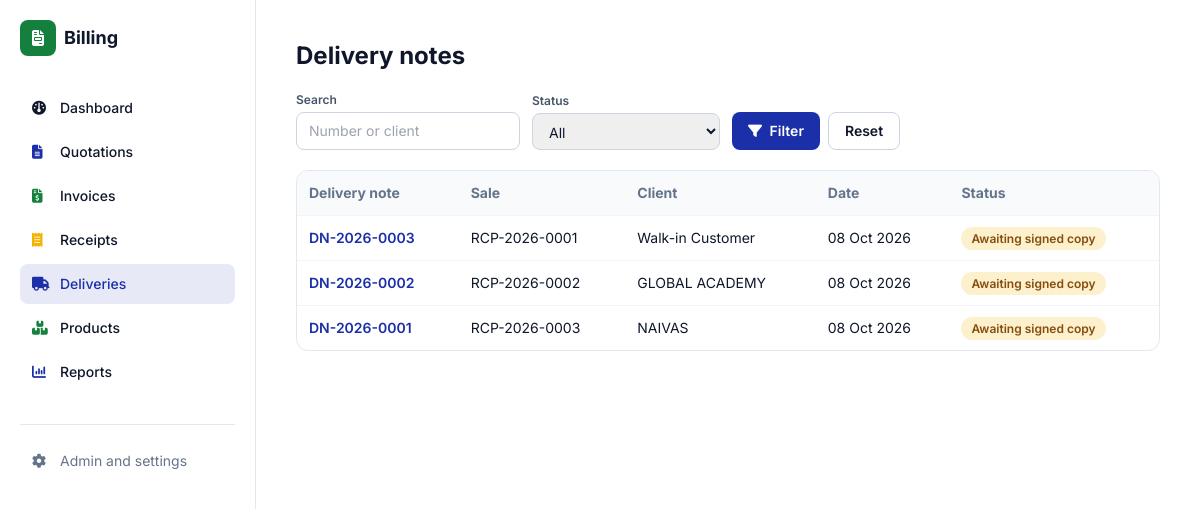
Before: /deliveries/ (signed in) with the older database file.
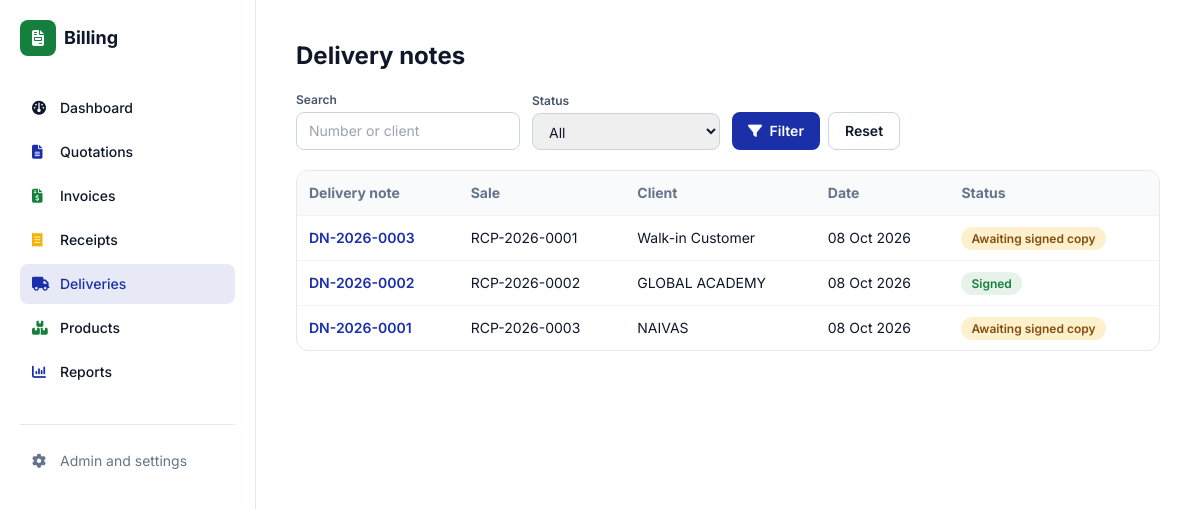
After: the same page with the newer database file.
### documents/models.py (models this page shows, shortened)
class DeliveryNote(models.Model):
    document = models.ForeignKey(Document, related_name="deliveries", on_delete=models.CASCADE)
    number = models.CharField(max_length=30, unique=True, editable=False)
    delivery_date = models.DateField(default=timezone.localdate)
    delivery_location = models.CharField(max_length=200, blank=True)
    delivered_by = models.CharField(max_length=80, blank=True)
    notes = models.TextField(blank=True)
    received_by = models.CharField(max_length=120, blank=True)
    signed_copy = models.FileField(upload_to=signed_path, blank=True)
    signed_at = models.DateTimeField(null=True, blank=True)
    business = models.JSONField(default=dict, blank=True, editable=False)
    created_at = models.DateTimeField(auto_now_add=True)
    class Meta:
        ordering = ["-created_at"]
    @property
    def is_signed(self):
        return bool(self.signed_copy)

class Document(models.Model):
    QUOTATION, INVOICE, RECEIPT = "quotation", "invoice", "receipt"
    TYPES = [(QUOTATION, "Quotation"), (INVOICE, "Invoice"), (RECEIPT, "Receipt")]
    PREFIX = {QUOTATION: "QUO", INVOICE: "INV", RECEIPT: "RCP"}
    STATUSES = [
        ("draft", "Draft"), ("sent", "Sent"), ("accepted", "Accepted"),
        ("paid", "Paid"), ("void", "Void"),
    ]
    PAYMENT_METHODS = [
        ("cash", "Cash"), ("mpesa", "M-Pesa"), ("bank", "Bank Transfer"), ("card", "Card"),
    ]
    VAT_MODES = [
        ("exclusive", "VAT exclusive (add VAT on top)"),
        ("inclusive", "VAT inclusive (prices include VAT)"),
        ("none", "No VAT"),
    ]
    doc_type = models.CharField(max_length=10, choices=TYPES)
    number = models.CharField(max_length=30, unique=True, editable=False)
    client = models.ForeignKey(Client, null=True, blank=True, on_delete=models.SET_NULL)
    client_name = models.CharField(max_length=150, blank=True, help_text="Walk-in name if no client")
    issue_date = models.DateField(default=timezone.localdate)
    due_date = models.DateField(null=True, blank=True)
    status = models.CharField(max_length=10, choices=STATUSES, default="draft")
    vat_mode = models.CharField(max_length=10, choices=VAT_MODES, default="exclusive")
    served_by = models.CharField(max_length=80, blank=True)
    discount = models.DecimalField(max_digits=12, decimal_places=2, default=0)
    payment_method = models.CharField(max_length=10, choices=PAYMENT_METHODS, blank=True)
    payment_reference = models.CharField(max_length=60, blank=True)
    notes = models.TextField(blank=True)
    terms = models.TextField(blank=True)
    buyer_pin = models.CharField("Buyer KRA PIN", max_length=20, blank=True)
    etims_invoice_no = models.CharField("eTIMS invoice no.", max_length=60, blank=True)
    etims_qr = models.CharField("eTIMS QR data or link", max_length=500, blank=True,
                                help_text="Paste the QR link or data KRA gives you for this invoice")
    share_token = models.CharField(max_length=32, unique=True, null=True, blank=True, editable=False)
    share_viewed_at = models.DateTimeField(null=True, blank=True, editable=False)
    business = models.JSONField(default=dict, blank=True, editable=False)
    source = models.ForeignKey("self", null=True, blank=True, on_delete=models.SET_NULL,
                               related_name="converted")
    created_at = models.DateTimeField(auto_now_add=True)
    class Meta:
        ordering = ["-created_at"]
    @property
    def display_client(self):
        return self.client.name if self.client else (self.client_name or "Walk-in Customer")

### documents/views.py (the view)
# urls.py: path("deliveries/", views.delivery_list, name="delivery_list"),
@login_required
def delivery_list(request):
    qs = DeliveryNote.objects.select_related("document", "document__client")
    q = request.GET.get("q", "").strip()
    status = request.GET.get("status", "")
    if q:
        qs = qs.filter(Q(number__icontains=q) | Q(document__number__icontains=q)
                       | Q(document__client__name__icontains=q) | Q(document__client_name__icontains=q))
    if status == "pending":
        qs = qs.filter(signed_copy="")
    elif status == "signed":
        qs = qs.exclude(signed_copy="")
    page_obj, page_range, querystring = paginate(request, qs)
    return render(request, "documents/delivery_list.html", {
        "notes": page_obj, "page_obj": page_obj, "page_range": page_range,
        "querystring": querystring, "f": {"q": q, "status": status}})

### documents/views.py (called while the page is built)
def paginate(request, qs, per_page=PER_PAGE):
    paginator = Paginator(qs, per_page)
    page_obj = paginator.get_page(request.GET.get("page"))
    page_range = list(paginator.get_elided_page_range(page_obj.number, on_each_side=1, on_ends=1))
    params = request.GET.copy()
    params.pop("page", None)
    return page_obj, page_range, params.urlencode()

### templates/documents/delivery_list.html (shortened to what this page needs)
{% extends "base.html" %}
{% block content %}
<h1 class="text-2xl font-bold mb-5">Delivery notes</h1>
<form method="get" class="grid grid-cols-2 md:flex md:flex-wrap md:items-end gap-3 mb-5 text-sm">
  <div class="col-span-2 md:col-span-1">
    <label class="block text-xs font-semibold text-slate-600 mb-1">Search</label>
    <input name="q" value="{{ f.q }}" placeholder="Number or client" class="w-full md:w-56 rounded-lg border border-slate-300 px-3 py-2"></div>
  <div class="col-span-2 md:col-span-1">
    <label class="block text-xs font-semibold text-slate-600 mb-1">Status</label>
    <select name="status" class="w-full rounded-lg border border-slate-300 px-3 py-2">
      <option value="">All</option>
    </select></div>
  <div class="col-span-2 md:col-span-1 flex gap-2">
    <button class="flex-1 md:flex-none bg-brand-blue text-white font-semibold px-4 py-2 rounded-lg"><i class="fa-solid fa-filter mr-1"></i> Filter</button>
    <a href="{% url 'documents:delivery_list' %}" class="flex-1 md:flex-none text-center px-4 py-2 rounded-lg border border-slate-300 font-semibold">Reset</a>
  </div>
</form>
<div class="hidden md:block rounded-xl border border-slate-200 overflow-x-auto">
  <table class="w-full text-sm">
    <thead class="bg-slate-50 text-left text-slate-500">
      <tr><th class="p-3">Delivery note</th><th class="p-3">Sale</th><th class="p-3">Client</th><th class="p-3">Date</th><th class="p-3">Status</th></tr>
    </thead>
    <tbody>
      {% for n in notes %}
      <tr class="border-t border-slate-100 hover:bg-slate-50">
        <td class="p-3 font-semibold"><a class="text-brand-blue" href="{% url 'documents:delivery_detail' n.pk %}">{{ n.number }}</a></td>
        <td class="p-3">{{ n.document.number }}</td>
        <td class="p-3">{{ n.document.display_client }}</td>
        <td class="p-3 whitespace-nowrap">{{ n.delivery_date|date:"d M Y" }}</td>
        <td class="p-3">{% if n.is_signed %}<span class="px-2.5 py-1 rounded-full text-xs font-semibold bg-brand-green/10 text-brand-green">Signed</span>
          {% else %}<span class="px-2.5 py-1 rounded-full text-xs font-semibold bg-brand-gold/20 text-yellow-800">Awaiting signed copy</span>{% endif %}</td>
      </tr>
      {% empty %}
      <tr><td colspan="5" class="p-8 text-center text-slate-400">No delivery notes yet.</td></tr>
      {% endfor %}
    </tbody>
  </table>
</div>
{% endblock %}

Changed rows visible on the page:
changed DeliveryNote "DN-2026-0002": signed_copy "Awaiting signed copy" → "Signed"
